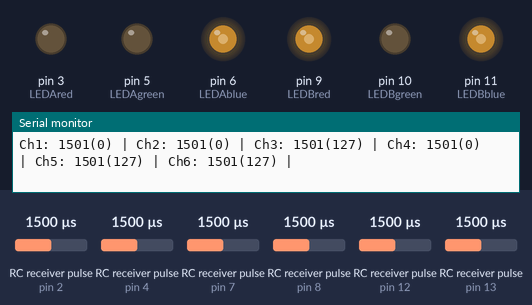
Bench run of a sketch on a simulated Arduino Uno, built with avr-gcc and run on an emulated ATmega328P. Parts: output pins drawn as LEDs (lit = HIGH), the last lines printed to the serial monitor. Wiring (inferred from the names in the program): 6 × RC receiver channel: data pin 2 / data pin 4 / data pin 7 / data pin 8 / data pin 12 / data pin 13. Dashed ring = blinking. The test bench sets the inputs (shaded band); at power-on: RC receiver pulse (sensors on pin 4, pin 7, pin 2, pin 8, pin 12, pin 13) 1500 µs.

Above: at 1.2 s.
1.3 s: RC receiver pulse (sensor on pin 4) set to 1020 µs
At 2.0 s:
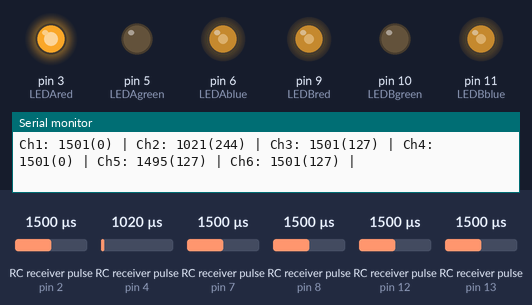
4.3 s: RC receiver pulse (sensor on pin 7) set to 1020 µs
At 5.2 s:
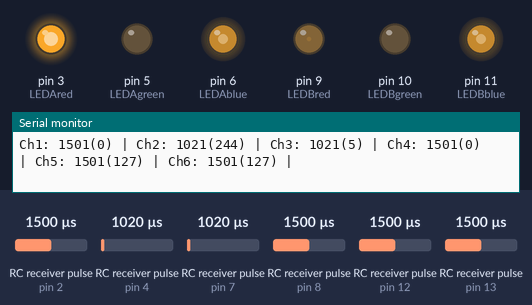
7.3 s: RC receiver pulse (sensor on pin 2) set to 1485 µs
At 9.03 s:
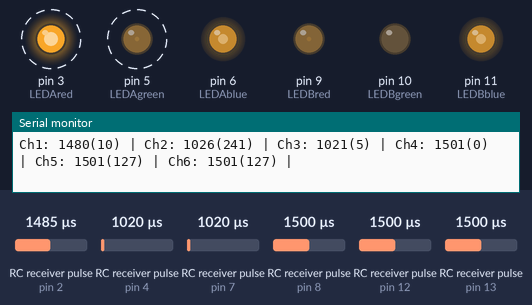
10.3 s: RC receiver pulse (sensor on pin 8) set to 1020 µs
At 11.6 s:
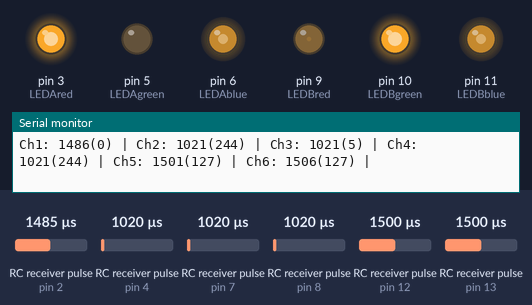
11.9 s: RC receiver pulse (sensor on pin 12) set to 1020 µs
At 13.7 s:
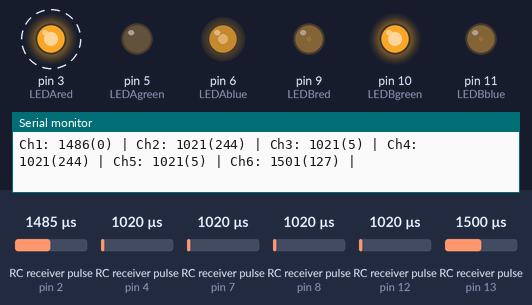
14.9 s: RC receiver pulse (sensor on pin 13) set to 1250 µs
At 15.53 s:
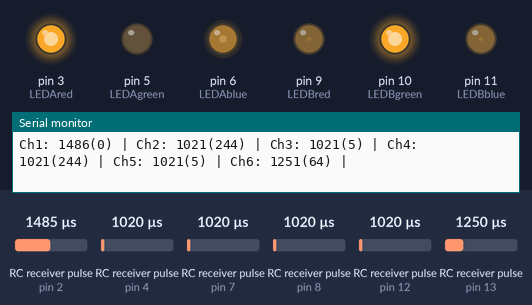
Timing chart, 0 to 18.9 s (numbered marks = the images above; inputs shaded):
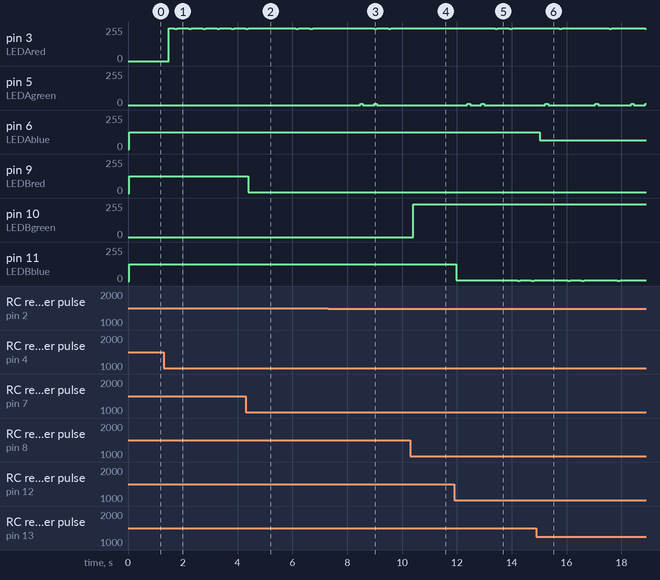

Measured:
- the behaviour switches between 1486 and 1485 µs on RC receiver pulse (sensor on pin 2) (found by bisection; images 2 and 3)
- after the input at 1.3 s, pin 3 (LEDAred): 0/255 → 244/255 after 0.18 s, then repeats every 0.52 s: 241/255 0.10 s, 244/255 0.42 s
- after the input at 4.3 s, pin 9 (LEDBred): 127/255 → 5/255 after 0.09 s
- after the input at 7.3 s, pin 5 (LEDAgreen): alternates 10/255 for 0.10 s and 0/255 for 0.41 s, 4 changes in all, then stays 0/255, starting after 1.2 s
- after the input at 10.3 s, pin 3 (LEDAred): stays 244/255 (without the input it goes to 241/255 after 1.5 s); pin 5 (LEDAgreen): stops changing and stays 0/255; pin 10 (LEDBgreen): 0/255 → 244/255 after 0.11 s
- after the input at 11.9 s, pin 3 (LEDAred): alternates 244/255 for 0.41 s and 241/255 for 0.10 s, 4 changes in all, then stays 244/255, starting after 1.5 s; pin 5 (LEDAgreen): alternates 10/255 for 0.10 s and 0/255 for 0.41 s, 4 changes in all, then stays 0/255, starting after 0.48 s
- after the input at 14.9 s, pin 6 (LEDAblue): 127/255 → 64/255 after 0.13 s

The sketch:

RC_test_6ch.ino
```cpp
// This program is used to test the radio-control transmitter/receiver
// communication to the Arduino by mapping different channels from the
// RC signal to different colors on different RGB LEDs. This program
// is meant to handle a 6-channel RC communication system. RC_test_10ch
// will be developed to handle a 10-channel system including switches
// on channels 7-10.

//Input channel pin assignment
const int ch[6] = {2, 4, 7, 8, 12, 13};

//LED pin assignment
const int LEDAred = 3;
const int LEDAgreen = 5;
const int LEDAblue = 6;

const int LEDBred = 9;
const int LEDBgreen = 10;
const int LEDBblue = 11;

//RX value range
const int RXlow = 1000;
const int RXmid = 1500;
const int RXhigh = 2000;

//PWM value range
const int PWMlow = 0;
const int PWMhigh = 255;

//Initialize storage for channel signal value
int input[6] = {0, 0, 0, 0, 0, 0};
int PWMarr[6] = {0, 0, 0, 0, 0, 0};

//Indicator flag for RC transmitter active
boolean txOnline = false;

//Initial setup
void setup() {
  //Initialze serial communication at 9600 bits per second
  Serial.begin(9600);

  //Set RX input pins
  pinMode(ch[0], INPUT);
  pinMode(ch[1], INPUT);
  pinMode(ch[2], INPUT);
  pinMode(ch[3], INPUT);
  pinMode(ch[4], INPUT);
  pinMode(ch[5], INPUT);

  //Set LED output pins
  pinMode(LEDAred, OUTPUT);
  pinMode(LEDAgreen, OUTPUT);
  pinMode(LEDAblue, OUTPUT);

  pinMode(LEDBred, OUTPUT);
  pinMode(LEDBgreen, OUTPUT);
  pinMode(LEDBblue, OUTPUT);
}

//Main control loop
void loop() {
  //Run for each RX channel
  for(int i = 0; i<=5; i++)
  {
    //Read in value from RX
    readChannel(i);

    //If transmitter is on (timeout RX value when TX is off is 0)
    if(input[i] != 0)
    {
      //Set TX active flag
      txOnline = true;

      //Write RX value to Serial connection to PC
      serialSignalWrite(i);

      //Condition signal by restricting range
      conditionSignal(i);

      //Route PWM mapping based on type of control
      //  1D: Throttle control and knobs
      //  2D: Center-neutral controls
      switch(i)
      {
        case 2:
        case 4:
        case 5:
        {
          map1DSignalToPWM(i);
          break;
        }
        default:
        {
          map2DSignalToPWM(i);
          break;
        }
      }

      //Write mapped PWM value out to Serial connection
      serialPWMWrite(i);
    }
    else
    {
      //Set indicator flag if TX is not active
      txOnline = false;
    }
  }

  if(txOnline)
  {
    //If TX is active, write out mapped PWM values to LEDs
    writeLEDs();
  }
  else
  {
    //If TX is not active, reset LEDs to OFF state
    Serial.print("No transmitter signal...");
    resetLEDs();
  }

  //Write out end of line to Serial for to signify the end of
  //this loop cycle
  Serial.println();
}

//Read in pulse width values from RX
void readChannel(int in)
{
  input[in] = pulseIn(ch[in],HIGH);
}

//Write out signal data to Serial connection
void serialSignalWrite(int in)
{
  Serial.print("Ch");
  Serial.print(in+1);
  Serial.print(": ");
  Serial.print(input[in]);
}

//Write out PWM data to Serial connection
void serialPWMWrite(int in)
{
  Serial.print("(");
  Serial.print(PWMarr[in]);
  Serial.print(") | ");
}

//Restrict RX data to specific range, and for center to the
//midpoint value for center-neutral controls
void conditionSignal(int in)
{
  input[in] = constrain(input[in], RXlow, RXhigh);
  if(abs(RXmid - input[in]) < 20)
  {
    input[in] = RXmid;
  }
}

//Map signal data from 1D controls to PWM
void map1DSignalToPWM(int in)
{
  int temp = 0;
  temp = input[in];
  PWMarr[in] = map(temp, RXlow, RXhigh, PWMlow, PWMhigh);
}

//Map signal data from 2D controls to PWM
void map2DSignalToPWM(int in)
{
  int temp = 0;
  //Set middle value as PWM 0 value and increase as control
  //moves away from center
  temp = abs(RXmid - input[in]);
  PWMarr[in] = map(temp, 0, (RXhigh - RXlow) / 2, PWMlow, PWMhigh);
}

//Write out PWM values to LEDs
void writeLEDs(){
  analogWrite(LEDAred, PWMarr[1]);
  analogWrite(LEDAgreen, PWMarr[0]);
  analogWrite(LEDAblue, PWMarr[5]);

  analogWrite(LEDBred, PWMarr[2]);
  analogWrite(LEDBgreen, PWMarr[3]);
  analogWrite(LEDBblue, PWMarr[4]);
}

//Reset LED PWM values to 0
void resetLEDs()
{
  analogWrite(LEDAred, 0);
  analogWrite(LEDAgreen, 0);
  analogWrite(LEDAblue, 0);

  analogWrite(LEDBred, 0);
  analogWrite(LEDBgreen, 0);
  analogWrite(LEDBblue, 0);
}
```
